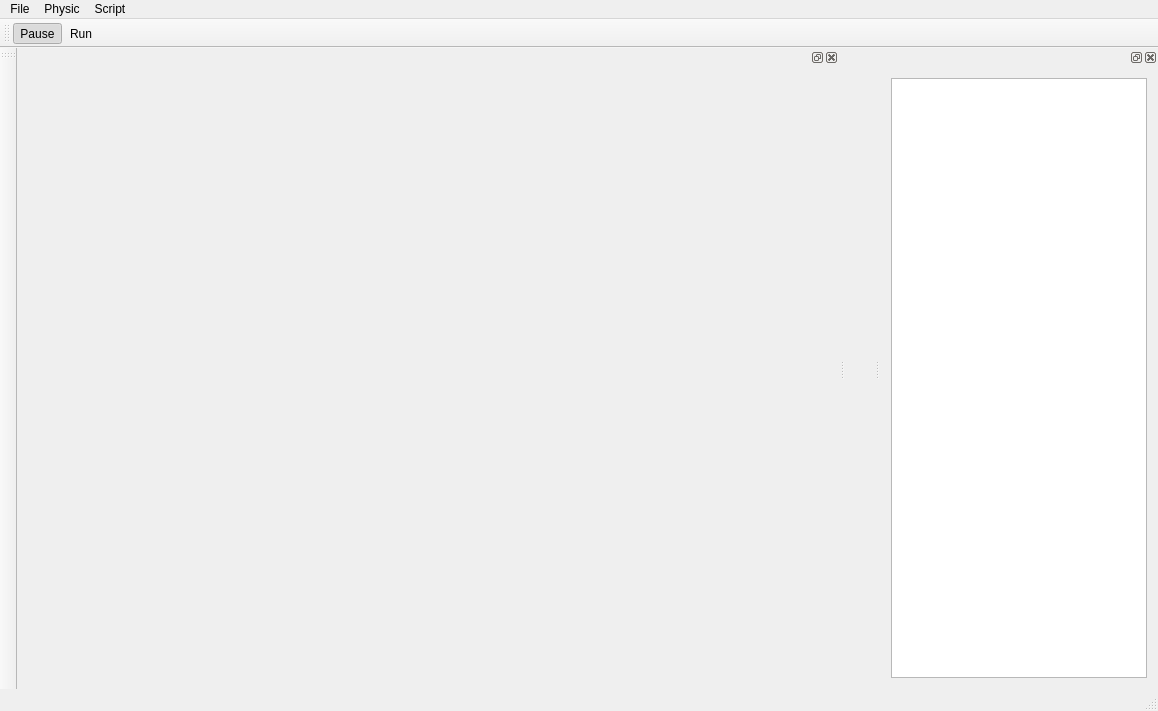
<?xml version="1.0" encoding="UTF-8"?>
<ui version="4.0">
 <class>EditorClass</class>
 <widget class="QMainWindow" name="EditorClass">
  <property name="geometry">
   <rect>
    <x>0</x>
    <y>0</y>
    <width>1158</width>
    <height>704</height>
   </rect>
  </property>
  <property name="sizePolicy">
   <sizepolicy hsizetype="Preferred" vsizetype="Preferred">
    <horstretch>0</horstretch>
    <verstretch>0</verstretch>
   </sizepolicy>
  </property>
  <property name="baseSize">
   <size>
    <width>0</width>
    <height>0</height>
   </size>
  </property>
  <property name="acceptDrops">
   <bool>true</bool>
  </property>
  <property name="windowTitle">
   <string>Editor</string>
  </property>
  <widget class="QWidget" name="centralWidget">
   <layout class="QHBoxLayout" name="horizontalLayout_3"/>
  </widget>
  <widget class="QMenuBar" name="menuBar">
   <property name="geometry">
    <rect>
     <x>0</x>
     <y>0</y>
     <width>1158</width>
     <height>21</height>
    </rect>
   </property>
   <widget class="QMenu" name="menuFile">
    <property name="title">
     <string>File</string>
    </property>
   </widget>
   <widget class="QMenu" name="menuPhysic">
    <property name="title">
     <string>Physic</string>
    </property>
    <addaction name="actionPause"/>
   </widget>
   <widget class="QMenu" name="menuScript">
    <property name="title">
     <string>Script</string>
    </property>
    <addaction name="actionRun"/>
   </widget>
   <addaction name="menuFile"/>
   <addaction name="menuPhysic"/>
   <addaction name="menuScript"/>
  </widget>
  <widget class="QToolBar" name="mainToolBar">
   <attribute name="toolBarArea">
    <enum>LeftToolBarArea</enum>
   </attribute>
   <attribute name="toolBarBreak">
    <bool>false</bool>
   </attribute>
  </widget>
  <widget class="QStatusBar" name="statusBar"/>
  <widget class="QToolBar" name="toolBar">
   <property name="windowTitle">
    <string>toolBar</string>
   </property>
   <attribute name="toolBarArea">
    <enum>TopToolBarArea</enum>
   </attribute>
   <attribute name="toolBarBreak">
    <bool>false</bool>
   </attribute>
   <addaction name="actionPause"/>
   <addaction name="actionRun"/>
  </widget>
  <widget class="QDockWidget" name="dockWidget_3">
   <property name="minimumSize">
    <size>
     <width>200</width>
     <height>111</height>
    </size>
   </property>
   <property name="acceptDrops">
    <bool>true</bool>
   </property>
   <attribute name="dockWidgetArea">
    <number>2</number>
   </attribute>
   <widget class="QWidget" name="dockWidgetContents">
    <layout class="QHBoxLayout" name="horizontalLayout">
     <item>
      <widget class="FileBrowser" name="treeView_2">
       <property name="acceptDrops">
        <bool>true</bool>
       </property>
       <property name="styleSheet">
        <string notr="true"/>
       </property>
      </widget>
     </item>
    </layout>
   </widget>
  </widget>
  <widget class="QDockWidget" name="dockWidget">
   <attribute name="dockWidgetArea">
    <number>1</number>
   </attribute>
   <widget class="QWidget" name="dockWidgetContents_2">
    <layout class="QHBoxLayout" name="horizontalLayout_2">
     <item>
      <widget class="DXWidget" name="RenderWindow1" native="true">
       <property name="sizePolicy">
        <sizepolicy hsizetype="Expanding" vsizetype="Expanding">
         <horstretch>0</horstretch>
         <verstretch>0</verstretch>
        </sizepolicy>
       </property>
       <property name="minimumSize">
        <size>
         <width>800</width>
         <height>600</height>
        </size>
       </property>
       <property name="maximumSize">
        <size>
         <width>9999999</width>
         <height>9999999</height>
        </size>
       </property>
       <property name="cursor">
        <cursorShape>CrossCursor</cursorShape>
       </property>
      </widget>
     </item>
    </layout>
   </widget>
  </widget>
  <action name="actionPause">
   <property name="checkable">
    <bool>true</bool>
   </property>
   <property name="checked">
    <bool>true</bool>
   </property>
   <property name="text">
    <string>Pause</string>
   </property>
  </action>
  <action name="actionRun">
   <property name="text">
    <string>Run</string>
   </property>
  </action>
 </widget>
 <layoutdefault spacing="6" margin="11"/>
 <customwidgets>
  <customwidget>
   <class>DXWidget</class>
   <extends>QWidget</extends>
   <header location="global">dxwidget.h</header>
   <container>1</container>
  </customwidget>
  <customwidget>
   <class>FileBrowser</class>
   <extends>QTreeView</extends>
   <header location="global">FileBrowser.h</header>
  </customwidget>
 </customwidgets>
 <resources>
  <include location="editor.qrc"/>
 </resources>
 <connections>
  <connection>
   <sender>actionPause</sender>
   <signal>toggled(bool)</signal>
   <receiver>EditorClass</receiver>
   <slot>PausePhysics()</slot>
   <hints>
    <hint type="sourcelabel">
     <x>-1</x>
     <y>-1</y>
    </hint>
    <hint type="destinationlabel">
     <x>518</x>
     <y>339</y>
    </hint>
   </hints>
  </connection>
  <connection>
   <sender>actionRun</sender>
   <signal>triggered()</signal>
   <receiver>EditorClass</receiver>
   <slot>RunScript()</slot>
   <hints>
    <hint type="sourcelabel">
     <x>-1</x>
     <y>-1</y>
    </hint>
    <hint type="destinationlabel">
     <x>518</x>
     <y>339</y>
    </hint>
   </hints>
  </connection>
 </connections>
 <slots>
  <slot>PausePhysics()</slot>
  <slot>RunScript()</slot>
 </slots>
</ui>
